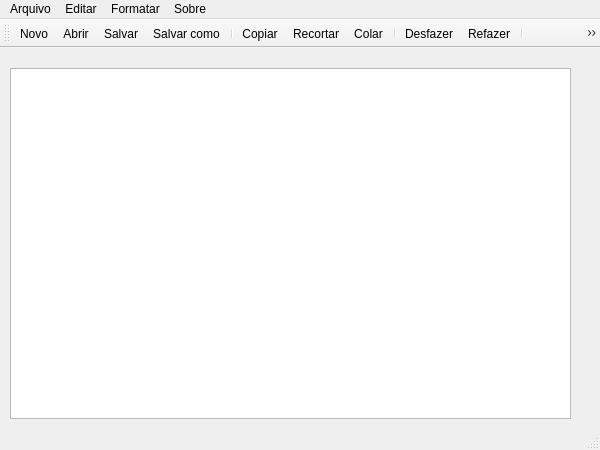
<?xml version="1.0" encoding="UTF-8"?>
<ui version="4.0">
 <class>MainWindow</class>
 <widget class="QMainWindow" name="MainWindow">
  <property name="geometry">
   <rect>
    <x>0</x>
    <y>0</y>
    <width>600</width>
    <height>450</height>
   </rect>
  </property>
  <property name="windowTitle">
   <string>MainWindow</string>
  </property>
  <widget class="QWidget" name="centralWidget">
   <widget class="QTextEdit" name="textEdit">
    <property name="geometry">
     <rect>
      <x>10</x>
      <y>20</y>
      <width>561</width>
      <height>351</height>
     </rect>
    </property>
   </widget>
  </widget>
  <widget class="QMenuBar" name="menuBar">
   <property name="geometry">
    <rect>
     <x>0</x>
     <y>0</y>
     <width>600</width>
     <height>21</height>
    </rect>
   </property>
   <widget class="QMenu" name="menuArquivo">
    <property name="title">
     <string>Arquivo</string>
    </property>
    <addaction name="actionNovo"/>
    <addaction name="actionAbrir"/>
    <addaction name="actionSalvar"/>
    <addaction name="actionSalvar_como"/>
    <addaction name="separator"/>
    <addaction name="actionSair"/>
   </widget>
   <widget class="QMenu" name="menuEditar">
    <property name="title">
     <string>Editar</string>
    </property>
    <addaction name="actionDesfazer"/>
    <addaction name="actionRefazer"/>
    <addaction name="separator"/>
    <addaction name="actionCopiar"/>
    <addaction name="actionRecortar"/>
    <addaction name="actionColar"/>
   </widget>
   <widget class="QMenu" name="menuSobre">
    <property name="title">
     <string>Sobre</string>
    </property>
    <addaction name="actionSobre_o_bloco_de_notas"/>
   </widget>
   <widget class="QMenu" name="menuFormatar">
    <property name="title">
     <string>Formatar</string>
    </property>
    <addaction name="actionFonte"/>
    <addaction name="actionCor"/>
    <addaction name="actionCor_de_fundo"/>
   </widget>
   <addaction name="menuArquivo"/>
   <addaction name="menuEditar"/>
   <addaction name="menuFormatar"/>
   <addaction name="menuSobre"/>
  </widget>
  <widget class="QToolBar" name="mainToolBar">
   <attribute name="toolBarArea">
    <enum>TopToolBarArea</enum>
   </attribute>
   <attribute name="toolBarBreak">
    <bool>false</bool>
   </attribute>
   <addaction name="actionNovo"/>
   <addaction name="actionAbrir"/>
   <addaction name="actionSalvar"/>
   <addaction name="actionSalvar_como"/>
   <addaction name="separator"/>
   <addaction name="actionCopiar"/>
   <addaction name="actionRecortar"/>
   <addaction name="actionColar"/>
   <addaction name="separator"/>
   <addaction name="actionDesfazer"/>
   <addaction name="actionRefazer"/>
   <addaction name="separator"/>
   <addaction name="actionSobre_o_bloco_de_notas"/>
   <addaction name="actionSair"/>
  </widget>
  <widget class="QStatusBar" name="statusBar"/>
  <action name="actionNovo">
   <property name="icon">
    <iconset resource="arquivoderecursos.qrc">
     <normaloff>:/icons/icons/novo.png</normaloff>:/icons/icons/novo.png</iconset>
   </property>
   <property name="text">
    <string>Novo</string>
   </property>
  </action>
  <action name="actionAbrir">
   <property name="icon">
    <iconset resource="arquivoderecursos.qrc">
     <normaloff>:/icons/icons/abrir.png</normaloff>:/icons/icons/abrir.png</iconset>
   </property>
   <property name="text">
    <string>Abrir...</string>
   </property>
  </action>
  <action name="actionSalvar">
   <property name="icon">
    <iconset resource="arquivoderecursos.qrc">
     <normaloff>:/icons/icons/salvar.png</normaloff>:/icons/icons/salvar.png</iconset>
   </property>
   <property name="text">
    <string>Salvar</string>
   </property>
  </action>
  <action name="actionSalvar_como">
   <property name="icon">
    <iconset resource="arquivoderecursos.qrc">
     <normaloff>:/icons/icons/salvar_como.png</normaloff>:/icons/icons/salvar_como.png</iconset>
   </property>
   <property name="text">
    <string>Salvar como...</string>
   </property>
  </action>
  <action name="actionSair">
   <property name="icon">
    <iconset resource="arquivoderecursos.qrc">
     <normaloff>:/icons/icons/fechar.png</normaloff>:/icons/icons/fechar.png</iconset>
   </property>
   <property name="text">
    <string>Sair</string>
   </property>
  </action>
  <action name="actionRecortar">
   <property name="icon">
    <iconset resource="arquivoderecursos.qrc">
     <normaloff>:/icons/icons/recurtar.png</normaloff>:/icons/icons/recurtar.png</iconset>
   </property>
   <property name="text">
    <string>Recortar</string>
   </property>
  </action>
  <action name="actionCopiar">
   <property name="icon">
    <iconset resource="arquivoderecursos.qrc">
     <normaloff>:/icons/icons/copiar.png</normaloff>:/icons/icons/copiar.png</iconset>
   </property>
   <property name="text">
    <string>Copiar</string>
   </property>
  </action>
  <action name="actionColar">
   <property name="icon">
    <iconset resource="arquivoderecursos.qrc">
     <normaloff>:/icons/icons/colar.png</normaloff>:/icons/icons/colar.png</iconset>
   </property>
   <property name="text">
    <string>Colar</string>
   </property>
  </action>
  <action name="actionDesfazer">
   <property name="icon">
    <iconset resource="arquivoderecursos.qrc">
     <normaloff>:/icons/icons/desfazer.png</normaloff>:/icons/icons/desfazer.png</iconset>
   </property>
   <property name="text">
    <string>Desfazer</string>
   </property>
  </action>
  <action name="actionRefazer">
   <property name="icon">
    <iconset resource="arquivoderecursos.qrc">
     <normaloff>:/icons/icons/refazer.png</normaloff>:/icons/icons/refazer.png</iconset>
   </property>
   <property name="text">
    <string>Refazer</string>
   </property>
  </action>
  <action name="actionSobre_o_bloco_de_notas">
   <property name="icon">
    <iconset resource="arquivoderecursos.qrc">
     <normaloff>:/icons/icons/sobre.png</normaloff>:/icons/icons/sobre.png</iconset>
   </property>
   <property name="text">
    <string>Sobre o bloco de notas</string>
   </property>
  </action>
  <action name="actionFonte">
   <property name="text">
    <string>Fonte</string>
   </property>
  </action>
  <action name="actionCor">
   <property name="text">
    <string>Cor da fonte</string>
   </property>
  </action>
  <action name="actionCor_de_fundo">
   <property name="text">
    <string>Cor de fundo</string>
   </property>
  </action>
 </widget>
 <layoutdefault spacing="6" margin="11"/>
 <resources>
  <include location="arquivoderecursos.qrc"/>
 </resources>
 <connections/>
</ui>
